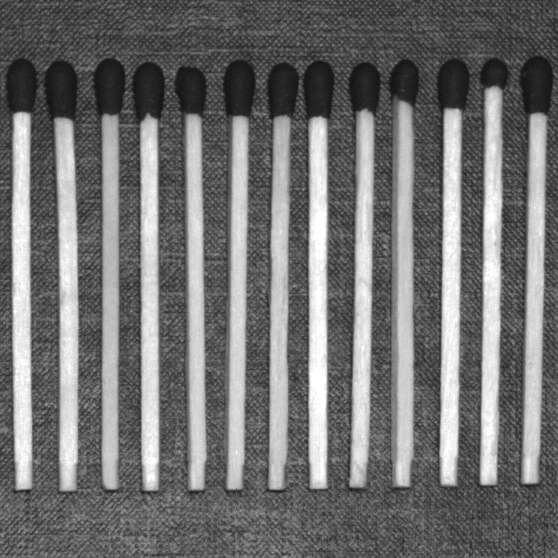
%> input picture DIPUM2E_International_Original_Book_Images/DIPUM2E_International_Original_Book_Images/DIPUM2E_International_Ed_CH08_Images/Fig0807(c).tif, 558 x 558 px
$ octave e6_5.m   (GNU Octave 9; MATLAB toolbox functions it lacks are replaced by stand-ins)
%> lines starting %> are read from the running program, lines starting %| are printed output that depends on the picture
### dipum_toolbox_2.0.1/mat2lpc.m
function y = mat2lpc(x, f)
%MAT2LPC Compresses a matrix using 1-D lossles predictive coding.
%   Y = MAT2LPC(X, F) encodes matrix X using 1-D lossless predictive
%   coding. A linear prediction of X is made based on the
%   coefficients in F. If F is omitted, F = 1 (for previous pixel
%   coding) is assumed. The prediction error is then computed and
%   output as encoded matrix Y.
%
%   See also LPC2MAT.

%   Copyright 2002-2009 R. C. Gonzalez, R. E. Woods, and S. L. Eddins
%   From the book Digital Image Processing Using MATLAB, 2nd ed.,
%   Gatesmark Publishing, 2009.
%
%   Book web site: http://www.imageprocessingplace.com
%   Publisher web site: http://www.gatesmark.com/DIPUM2e.htm

error(nargchk(1, 2, nargin));       % Check input arguments
if nargin < 2                       % Set default filter if omitted
    f = 1;
end

x = double(x);                      % Ensure double for computations
[m, n] = size(x);                   % Get dimensions of input matrix
p = zeros(m, n);                    % Init linear prediction to 0
xs = x;     zc = zeros(m, 1);       % Prepare for input shift and pad

for j = 1:length(f)                 % For each filter coefficient ...
    xs = [zc xs(:, 1:end - 1)];     % Shift and zero pad x
    p = p + f(j) * xs;              % Form partial prediction sums
end

y = x - round(p);                   % Compute prediction error

### dipum_toolbox_2.0.1/ntrop.m
function h = ntrop(x, n)
%NTROP Computes a first-order estimate of the entropy of a matrix.
%   H = NTROP(X, N) returns the entropy of matrix X with N
%   symbols. N = 256 if omitted but it must be larger than the
%   number of unique values in X for accurate results. The estimate
%   assumes a statistically independent source characterized by the
%   relative frequency of occurrence of the elements in X.
%   The estimate is a lower bound on the average number of bits per
%   unique value (or symbol) when coding without coding redundancy.

%   Copyright 2002-2009 R. C. Gonzalez, R. E. Woods, and S. L. Eddins
%   From the book Digital Image Processing Using MATLAB, 2nd ed.,
%   Gatesmark Publishing, 2009.
%
%   Book web site: http://www.imageprocessingplace.com
%   Publisher web site: http://www.gatesmark.com/DIPUM2e.htm

error(nargchk(1, 2, nargin));         % Check input arguments
if nargin < 2
   n = 256;                           % Default for n.
end

x = double(x);                        % Make input double
xh = hist(x(:), n);                   % Compute N-bin histogram
xh = xh / sum(xh(:));                 % Compute probabilities

% Make mask to eliminate 0's since log2(0) = -inf.
i = find(xh);

h = -sum(xh(i) .* log2(xh(i)));       % Compute entropy

### dipum_toolbox_2.0.1/mat2huff.m
function y = mat2huff(x)
%MAT2HUFF Huffman encodes a matrix.
%   Y = MAT2HUFF(X) Huffman encodes matrix X using symbol
%   probabilities in unit-width histogram bins between X's minimum
%   and maximum values. The encoded data is returned as a structure
%   Y:
%      Y.code   The Huffman-encoded values of X, stored in
%               a uint16 vector.  The other fields of Y contain
%               additional decoding information, including:
%      Y.min    The minimum value of X plus 32768
%      Y.size   The size of X
%      Y.hist   The histogram of X
%
%   If X is logical, uint8, uint16, uint32, int8, int16, or double,
%   with integer values, it can be input directly to MAT2HUFF. The
%   minimum value of X must be representable as an int16.
%
%   If X is double with non-integer values---for example, an image
%   with values between 0 and 1---first scale X to an appropriate
%   integer range before the call. For example, use Y =
%   MAT2HUFF(255*X) for 256 gray level encoding.
%
%   NOTE: The number of Huffman code words is round(max(X(:))) -
%   round(min(X(:))) + 1.  You may need to scale input X to generate
%   codes of reasonable length.  The maximum row or column dimension
%   of X is 65535.
%
%   See also HUFF2MAT.

%   Copyright 2002-2009 R. C. Gonzalez, R. E. Woods, and S. L. Eddins
%   From the book Digital Image Processing Using MATLAB, 2nd ed.,
%   Gatesmark Publishing, 2009.
%
%   Book web site: http://www.imageprocessingplace.com
%   Publisher web site: http://www.gatesmark.com/DIPUM2e.htm

if ndims(x) ~= 2 || ~isreal(x) || (~isnumeric(x) && ~islogical(x))
   error('X must be a 2-D real numeric or logical matrix.');
end

% Store the size of input x.
y.size = uint32(size(x));

% Find the range of x values and store its minimum value biased
% by +32768 as a UINT16.
x = round(double(x));
xmin = min(x(:));
xmax = max(x(:));
pmin = double(int16(xmin));
pmin = uint16(pmin + 32768);    y.min = pmin;

% Compute the input histogram between xmin and xmax with unit
% width bins, scale to UINT16, and store.
x = x(:)';
h = histc(x, xmin:xmax);
if max(h) > 65535
    h = 65535 * h / max(h);
end
h = uint16(h);   y.hist = h;

% Code the input matrix and store the result.
map = huffman(double(h));          % Make Huffman code map
hx = map(x(:) - xmin + 1);         % Map image
hx = char(hx)';                    % Convert to char array
hx = hx(:)';
hx(hx == ' ') = [];                % Remove blanks
ysize = ceil(length(hx) / 16);     % Compute encoded size
hx16 = repmat('0', 1, ysize * 16); % Pre-allocate modulo-16 vector
hx16(1:length(hx)) = hx;           % Make hx modulo-16 in length
hx16 = reshape(hx16, 16, ysize);   % Reshape to 16-character words
hx16 = hx16' - '0';                % Convert binary string to decimal
twos = pow2(15:-1:0);
y.code = uint16(sum(hx16 .* twos(ones(ysize, 1), :), 2))';

### example/e6_5.m
clc,clear,close all;
f = imread('Fig0807(c).tif');
%> f is the input picture: size 558x558 uint8; min 17, max 255, mean 112.9
e = mat2lpc(f);
%> the loop in mat2lpc, `for j = 1:length(f)` made 1 pass
%> pass 1, in mat2lpc, `xs = [zc xs(:, 1:end - 1)];`:
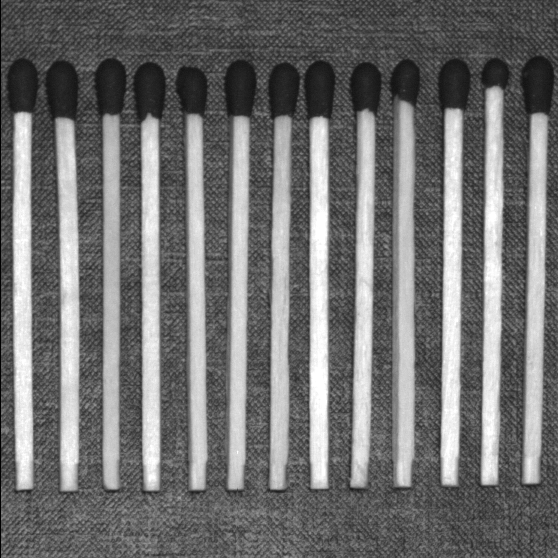
%> xs: size 558x558 double; min 0, max 255, mean 112.8
%> in mat2lpc, `y = x - round(p);`:
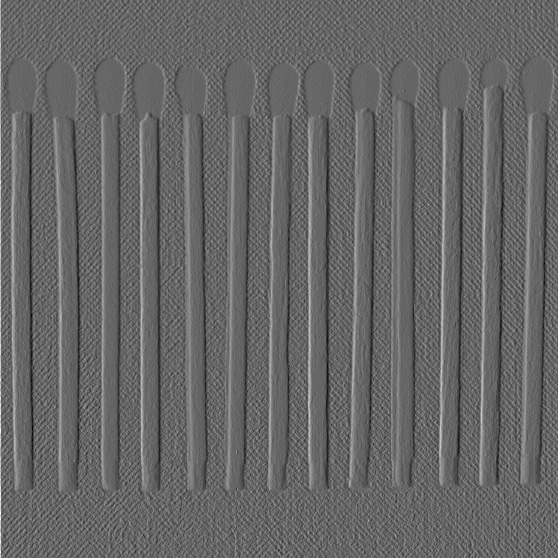
%> y: size 558x558 double; min -88, max 131, mean 0.1; drawn with min black and max white
figure
subplot(121),imshow(mat2gray(e));
ntrop(e)
%> in ntrop, `xh = hist(x(:), n);`: xh = 256 values, max 12598 at index 103, min 0 at index 2, mean 1216.3
%> in ntrop, `xh = xh / sum(xh(:));`: xh = 256 values, max 0.0405 at index 103, min 0 at index 2, mean 0.00391
%> in ntrop, `i = find(xh);`: i = 212 values from 1 to 256
%> in ntrop, `h = -sum(xh(i) .* log2(xh(i)));`: h = 5.97
%> ans = 5.97
c = mat2huff(e);
%> in mat2huff, `xmin = min(x(:));`: xmin = -88
%> in mat2huff, `xmax = max(x(:));`: xmax = 131
%> in mat2huff, `pmin = double(int16(xmin));`: pmin = -88
%> in mat2huff, `pmin = uint16(pmin + 32768)`: pmin = 32680
%> in mat2huff, `h = histc(x, xmin:xmax);`: h = 220 values, max 12598 at index 89, min 0 at index 2, mean 1415.3
%> in mat2huff, `y.hist = h`: y.hist has the same summary as h
%> the run ends on the next line
